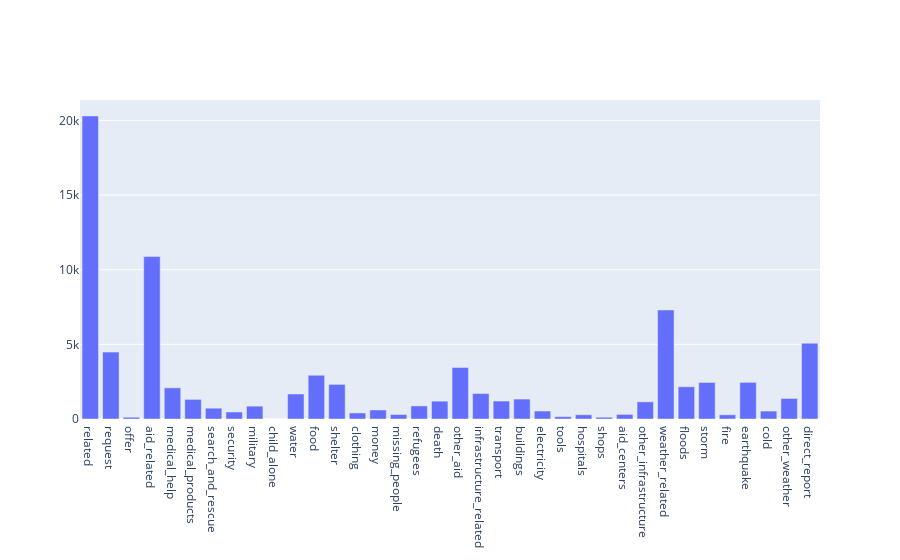

Notebook source saved alongside this figure:
### Code cell
fig = go.Figure()
fig.add_trace(go.Bar(x=list(data_freq.index), y=data_freq.freq.values))
fig.update_traces(texttemplate='%{text:.2s}', textposition='outside')
fig.update_layout(uniformtext_minsize=8, uniformtext_mode='hide')
fig.show()

### Figure 1 — Plotly figure (JSON) as saved in the notebook; plotly's stock layout.template omitted (floating-point values rounded to 4 significant figures)
{"data": [{"textposition": "outside", "texttemplate": "%{text:.2s}", "type": "bar", "x": ["related", "request", "offer", "aid_related", "medical_help", "medical_products", "search_and_rescue", "security", "military", "child_alone", "water", "food", "shelter", "clothing", "money", "missing_people", "refugees", "death", "other_aid", "infrastructure_related", "transport", "buildings", "electricity", "tools", "hospitals", "shops", "aid_centers", "other_infrastructure", "weather_related", "floods", "storm", "fire", "earthquake", "cold", "other_weather", "direct_report"], "y": [20298, 4480, 119, 10878, 2087, 1314, 724, 471, 860, 0, 1674, 2930, 2319, 406, 604, 299, 876, 1196, 3448, 1705, 1203, 1335, 534, 159, 283, 120, 309, 1151, 7302, 2158, 2448, 282, 2453, 530, 1376, 5080]}], "layout": {"autosize": true, "uniformtext": {"minsize": 8, "mode": "hide"}, "xaxis": {"autorange": true, "range": [-0.5, 35.5], "type": "category"}, "yaxis": {"autorange": true, "range": [0, 21370.0], "type": "linear"}}}
